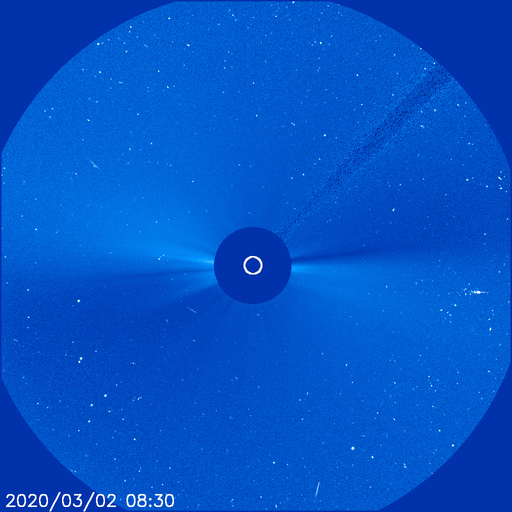
#> input picture data/latest.jpg, 512 x 512 px, found by its file name
$ python corona.py
#> lines starting #> are read from the running program, lines starting #| are printed output that depends on the picture
import matplotlib.pyplot as plt
from numpy import *
from skimage import io
from skimage.color import rgb2gray
from skimage.exposure import rescale_intensity
import datetime

print(datetime.datetime.now())

img = io.imread('./data/latest.jpg')
#> img is the input picture: shape (512, 512, 3); mean R, G, B 2.8, 83, 199.1

grayscale = rgb2gray(img)
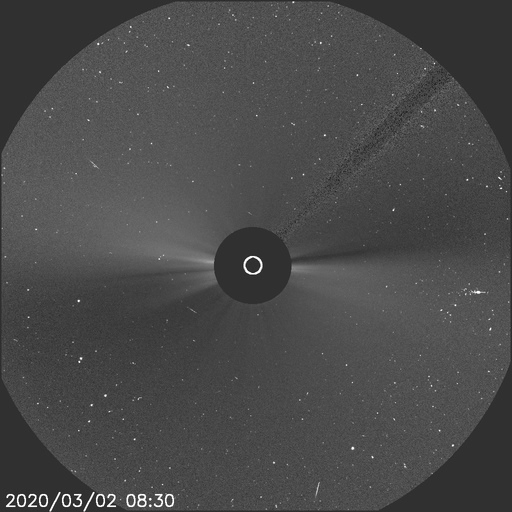
#> grayscale: shape (512, 512) float64; min 0.0878, max 1, mean 0.291
final = rescale_intensity(grayscale, in_range=(0.3, 1))
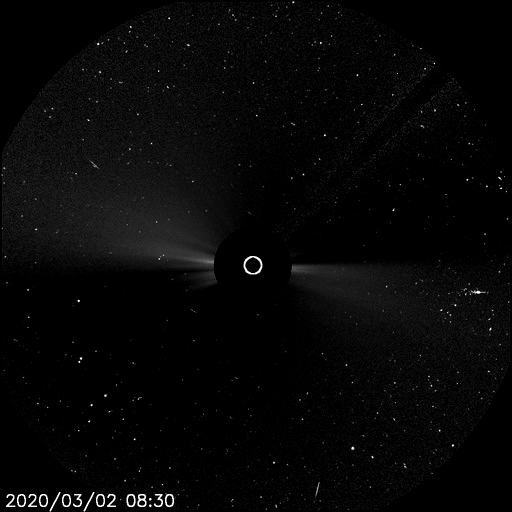
#> final: shape (512, 512) float64; min 0, max 1, mean 0.0276

plt.figure(0)
plt.imshow(grayscale, cmap=plt.cm.gray)
plt.axis('off')

plt.figure(1)
plt.imshow(final, cmap=plt.cm.gray)
plt.axis('off')
plt.show()
